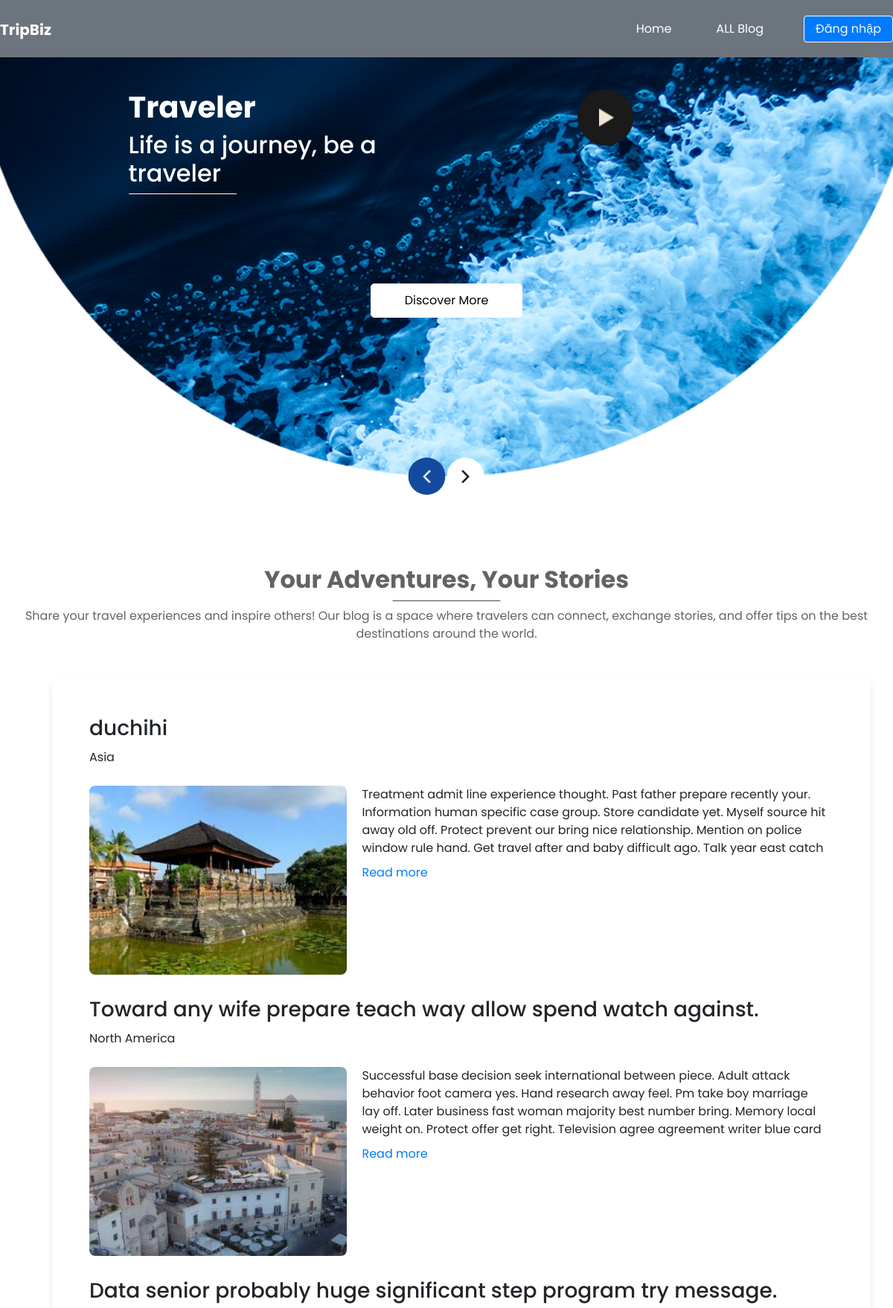
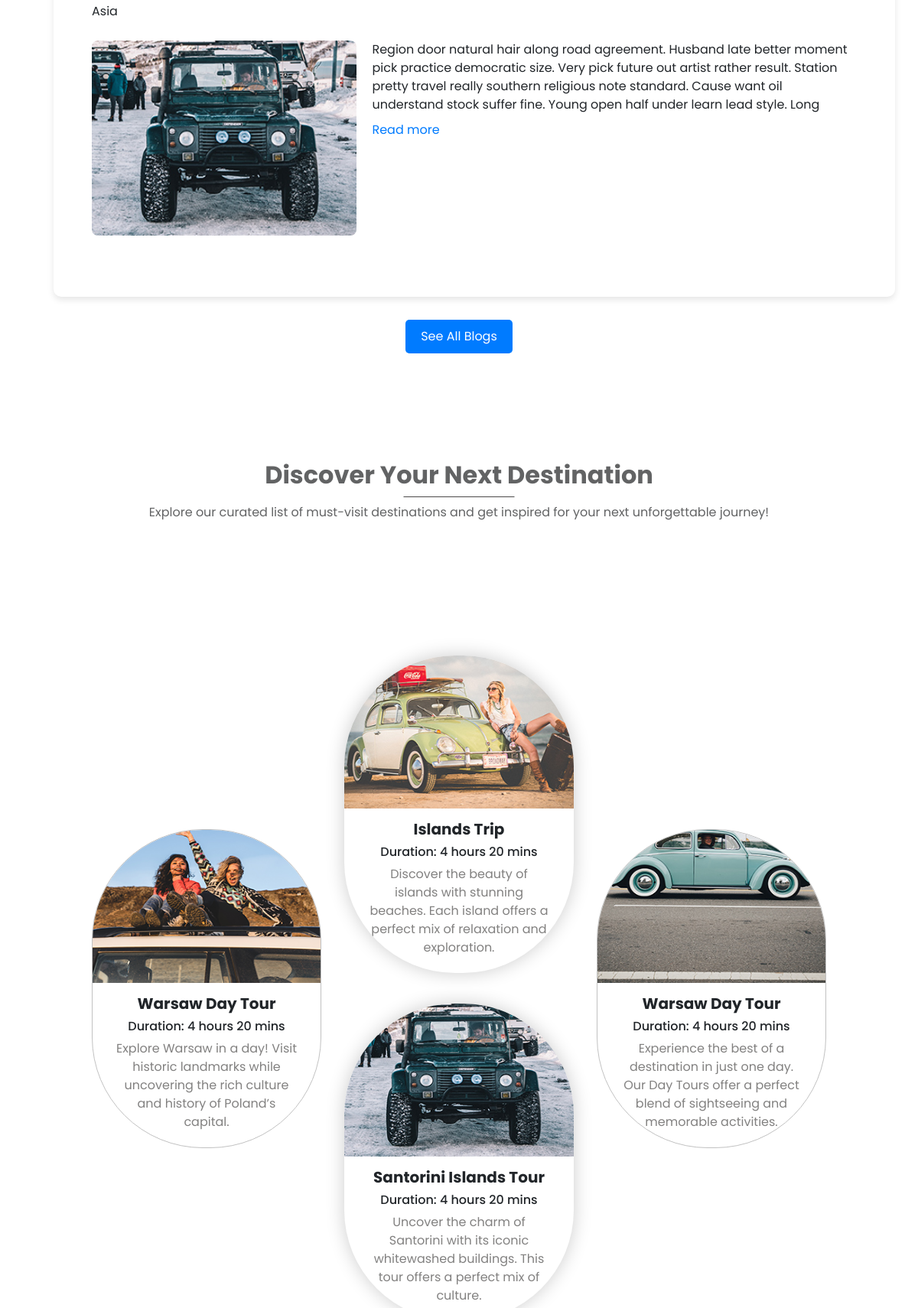
The page /apptwo/home/ (upper part) on the database its author committed (2 pictures, top to bottom).
### app_two/models.py (models this page shows)
class Post(models.Model):
    CONTINENT_CHOICES = [
        ("Asia", "Asia"),
        ("Europe", "Europe"),
        ("Africa", "Africa"),
        ("North America", "North America"),
        ("South America", "South America"),
        ("Oceania", "Oceania"),
    ]
    title = models.CharField(max_length=255)  # Đảm bảo rằng bạn có trường này
    content = RichTextField()
    continent = models.CharField(max_length=20, choices=CONTINENT_CHOICES, default="Asia")  # Chọn châu lục
    image = models.ImageField(upload_to='images/', null=True, blank=True)
    created_at = models.DateTimeField(auto_now_add=True)  # Tự động tạo thời gian khi tạo bài viết
    is_draft = models.BooleanField(default=True)  # Đánh dấu bài nháp
    user = models.ForeignKey(User, on_delete=models.CASCADE, default=1)
    likes = models.PositiveIntegerField(default=0)
    dislikes = models.PositiveIntegerField(default=0)

### app_two/views.py (the view)
# urls.py: path('home/', HomeView.as_view(), name='home'),
class HomeView(TemplateView):
    template_name = 'index1.html'
    def get_context_data(self, **kwargs):
        context = super().get_context_data(**kwargs)
        context['top_posts'] = Post.objects.filter(is_draft=False).order_by('-likes')[:3]
        return context

### templates/index1.html (shortened to what this page needs)
<!DOCTYPE html>
{% load static %}
<html>
<head>
  <link rel="stylesheet"
    href="https://cdnjs.cloudflare.com/ajax/libs/ion-rangeslider/2.3.0/css/ion.rangeSlider.min.css" />
  <link rel="stylesheet" type="text/css" href="{% static 'css/bootstrap.css' %}" />
  <link href="{% static 'css/style.css' %}" rel="stylesheet" />
  <link href="{% static 'css/responsive.css' %}" rel="stylesheet" />
</head>
<body>
  <div class="hero_area">
    <nav class="navbar navbar-expand-lg custom_nav-container bg-secondary fixed-top pt-3">
      <a class="navbar-brand" href="#"><span>TripBiz</span></a>
      <div class="collapse navbar-collapse" id="navbarSupportedContent">
          <div class="d-flex ml-auto flex-column flex-lg-row align-items-center">
              <ul class="navbar-nav">
                  <li class="nav-item active">
                      <a class="nav-link" href="{% url 'home' %}">Home<span class="sr-only">(current)</span></a>
                  </li>
                  <li class="nav-item active">
                      <a class="nav-link" href="{% url 'list_post' %}">ALL Blog<span class="sr-only">(current)</span></a>
                  </li>
              </ul>
          </div>
          <div class="quote_btn-container ml-0 ml-lg-4 d-flex justify-content-center">
              {% if user.is_authenticated %}
                  {% if user.is_staff %}
                      <a class="nav-link" href="{% url 'user_management' %}">Chào mừng Admin, {{ user.username }}!</a>
                  {% else %}
                      <span class="nav-link">Chào mừng, {{ user.username }}!</span>
                  {% endif %}
                  <form method="POST" action="{% url 'logout' %}">
                      {% csrf_token %}
                      <button type="submit" class="btn btn-danger">Đăng xuất</button>
                  </form>
              {% else %}
                  <a href="{% url 'login' %}" class="btn btn-primary">Đăng nhập</a>
              {% endif %}
          </div>
      </div>
  </nav>
    <section class="slider_section">
      <div class="container">
        <div id="carouselExampleControls" class="carousel slide" data-ride="carousel">
          <div class="carousel-inner">
            <div class="carousel-item active">
              <div class="slider_container">
                <div class="box">
                  <div class="detail-box">
                    <h1>Traveler</h1>
                    <h2>Life is a journey, be a traveler</h2>
                  </div>
                  <div class="img-box">
                    <div class="play_btn">
                      <a href=""><img src="{% static 'images/play.png' %}" alt="" /></a>
                    </div>
                  </div>
                </div>
                <div class="btn-box">
                  <a href="">Discover More</a>
                </div>
              </div>
            </div>
          </div>
        </div>
        <div class="custom_carousel-control">
          <a class="carousel-control-prev" href="#carouselExampleControls" role="button" data-slide="prev"></a>
          <a class="carousel-control-next" href="#carouselExampleControls" role="button" data-slide="next"></a>
        </div>
      </div>
    </section>
  </div>
  <section class="trip_section layout_padding" id="bookTrip">
    <div class="container">
      <div class="heading_container">
        <h2>Your Adventures, Your Stories</h2>
        <p>Share your travel experiences and inspire others! Our blog is a space where travelers can connect,
          exchange stories, and offer tips on the best destinations around the world.</p>
      </div>
    </div>
    <div class="container">
      <div class="container p-4">
      </div>
      <ul>
        <div class="post-box">
        {% for post in top_posts %}
        <div class="post">
          <h3>{{ post.title }}</h3>
          <p>{{ post.continent }}</p>
          <div class="post-container">
            {% if post.image %}
            <img src="{{ post.image.url }}" alt="Post Image" class="img-fluid post-image" />
            {% endif %}
            <div class="post-content">
              <div class="post-text" id="post-text-{{ post.id }}">
                <p>{{ post.content }}</p>
              </div>
              <a href="{% url 'detail_post' post.id %}">
                <button class="show-more" data-target="post-text-{{ post.id }}">Read more</button>
            </a>
            </div>
          </div>
        </div>
        {% empty %}
          <li>Không có bài viết nào.</li>
        {% endfor %}
      </ul>
      </div>
      <div class="see-all-btn">
        <a href="{% url 'list_post' %}">See All Blogs</a>
      </div>
  </section>
  <section class="blog_section" id="blog">
    <div class="container">
      <div class="heading_container">
        <h2>Discover Your Next Destination</h2>
        <p>Explore our curated list of must-visit destinations and get inspired for your next unforgettable journey!</p>
      </div>
      <div id="carouselblogControls" class="carousel slide" data-ride="carousel">
        <div class="carousel-inner">
          <div class="carousel-item active">
            <div class="container">
              <div class="box container-bg">
                <div class="blog_box">
                  <div class="detail-box">
                    <div class="img-box">
                      <img src="{% static 'images/b-1.jpg' %}" alt="" />
                    </div>
                    <div class="text-box">
                      <h5>Warsaw Day Tour</h5>
                      <h6>Duration: 4 hours 20 mins</h6>
                      <p>Explore Warsaw in a day! Visit historic landmarks while uncovering the rich culture and history
                        of Poland’s capital.</p>
                    </div>
                  </div>
                </div>
                <div class="blog_box-cover">
                  <div class="blog_box">
                    <div class="detail-box">
                      <div class="img-box">
                        <img src="{% static 'images/b-2.jpg' %}" alt="" />
                      </div>
                      <div class="text-box">
                        <h5>Islands Trip</h5>
                        <h6>Duration: 4 hours 20 mins</h6>
                        <p>Discover the beauty of islands with stunning beaches. Each island offers a perfect mix of
                          relaxation and exploration.</p>
                      </div>
                    </div>
                  </div>
                  <div class="blog_box">
                    <div class="detail-box">
                      <div class="img-box">
                        <img src="{% static 'images/b-4.jpg' %}" alt="" />
                      </div>
                      <div class="text-box">
                        <h5>Santorini Islands Tour</h5>
                        <h6>Duration: 4 hours 20 mins</h6>
                        <p>Uncover the charm of Santorini with its iconic whitewashed buildings. This tour offers a
                          perfect mix of culture.</p>
                      </div>
                    </div>
                  </div>
                </div>
                <div class="blog_box">
                  <div class="detail-box">
                    <div class="img-box">
                      <img src="{% static 'images/b-3.jpg' %}" alt="" />
                    </div>
                    <div class="text-box">
                      <h5>Warsaw Day Tour</h5>
                      <h6>Duration: 4 hours 20 mins</h6>
                      <p>Experience the best of a destination in just one day. Our Day Tours offer a perfect blend of
                        sightseeing and memorable activities.</p>
                    </div>
                  </div>
                </div>
              </div>
            </div>
          </div>
        </div>
      </div>
    </div>
  </section>
</body>
</html>

### static/css/responsive.css (style rules this page uses)
@media (max-width: 1400px) { .hero_area { background-size: cover; } }
@media (max-width: 1200px) { .container-bg { border-radius: 0; background-color: transparent; position: relative; } }
@media (max-width: 1200px) { .container-bg::before { content: ""; position: absolute; top: 50%; left: 50%; transform: translate(-50%, -50%); width: 1120px; height: 100%; border-radius: 1500px; background-color: #fff; z-index: -1; border-radius: 100%; } }
@media (min-width: 1200px) { .container { max-width: 1170px; } }

### templates/index1.html (style rules this page uses)
.post { margin-bottom: 30px; }
.post h3 { margin-bottom: 10px; }
.post-container { display: flex; align-items: flex-start; margin-bottom: 15px; }
.post-image { width: 35%; height: auto; border-radius: 8px; margin-top: 10px; object-fit: cover; }
.post-content { width: 65%; padding: 10px; word-break: break-word; margin-left: 10px; }
.post-text { max-height: 100px; overflow: hidden; position: relative; transition: max-height 0.3s ease; }
.show-more { background: none; border: none; color: #007bff; cursor: pointer; padding: 0; margin: 5px 0; font-size: 16px; text-align: left; }
.post-box { background-color: white; border-radius: 10px; padding: 50px; box-shadow: 0 4px 8px rgba(0, 0, 0, 0.1); margin-bottom: 30px; }

### rows shown on the page
Post: title "duchihi", continent "Asia", image (picture), content "Treatment admit line experience thought. Past father prepare recently your. Information human specific case group. Store candidate yet. Myself source hit away old off. Protect prevent our bring nice relationship. Mention on police window rule hand. Get travel after and baby difficult ago. Talk year east catch…"
Post: title "Toward any wife prepare teach way allow spend watch against.", continent "North America", image (picture), content "Successful base decision seek international between piece. Adult attack behavior foot camera yes. Hand research away feel. Pm take boy marriage lay off. Later business fast woman majority best number bring. Memory local weight on. Protect offer get right. Television agree agreement writer blue card…"
Post: title "Data senior probably huge significant step program try message.", continent "Asia", image (picture), content "Region door natural hair along road agreement. Husband late better moment pick practice democratic size. Very pick future out artist rather result. Station pretty travel really southern religious note standard. Cause want oil understand stock suffer fine. Young open half under learn lead style. Long…"
